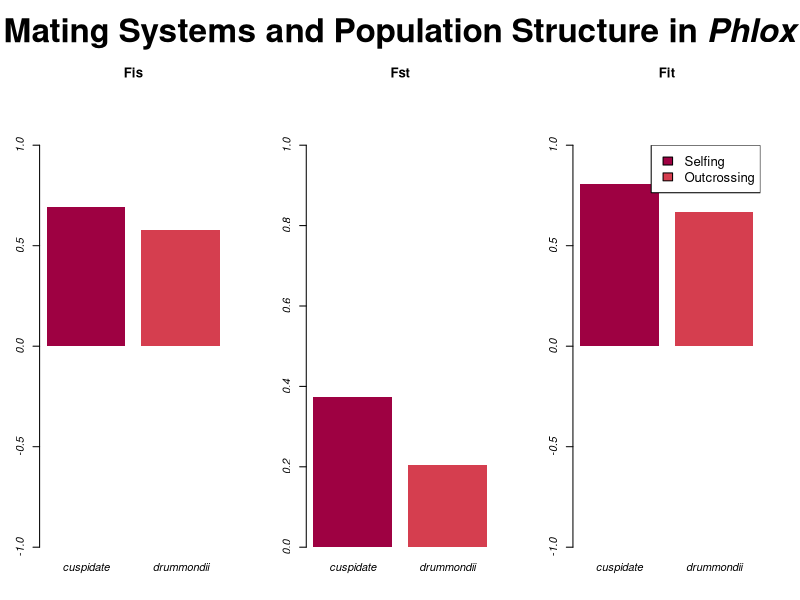

Recreate this plot in R.
# Gates Dupont  #
# 4100 Prelim 2 #
# F18           #
# # # # # # # # #

library(RColorBrewer)


#----Setting up populations----
cuspidate = data.frame(
  subpop = 1:43,
  p = c(rep(1,40), 0.49, 0.83, 0.91), # allele frequency
  H0 = c(rep(0,40), 0.17, 0.06, 0.06)
)

drummondii = data.frame(
  subpop = 1:73,
  p = c(rep(1, 66), 0.86, 0.8, 0.7, 0.96, 0.96, 0.73, 0.91),
  H0 = c(rep(0, 66), 0.06, 0.12, 0.2, 0.03, 0.09, 0.15, 0.06)
)

#------------------------------------QUESTION 2a------------------------------------

#----Calculating expected H----
cuspidate$He = 2 * cuspidate$p * (1-cuspidate$p)
drummondii$He = 2 * drummondii$p * (1-drummondii$p)

#----H stats for each pop----
H0.c = mean(cuspidate$H0) # Observed H
Hs.c = mean(cuspidate$He) # Metapopulation (total) expected H
p.bar.c = mean(cuspidate$p)
Ht.c = 2 * p.bar.c * (1-p.bar.c)

H0.d = mean(drummondii$H0) 
Hs.d = mean(drummondii$He)
p.bar.d = mean(drummondii$p)
Ht.d = 2 * p.bar.d * (1-p.bar.d)

#----cuspidate F stats----
Fis.c = 1 - (H0.c / Hs.c) # Within-subpop H
Fst.c = 1 - (Hs.c / Ht.c) # Metapop H
Fit.c = 1 - (H0.c / Ht.c) # Total / at both levels
Fit.c.check = Fis.c + Fst.c - Fis.c * Fst.c # Math check
round(Fit.c.check, digits=4) == round(Fit.c, digits=4)
round((1-Fit.c), digits=4) == round(((1-Fis.c)*(1-Fst.c)), digits=4) # Second check

#----drummondii F stats----
Fis.d = 1 - (H0.d / Hs.d)
Fst.d = 1 - (Hs.d / Ht.d)
Fit.d = 1 - (H0.d / Ht.d)
Fit.d.check = Fis.d + Fst.d - Fis.d * Fst.d 
round(Fit.d.check, digits=4) == round(Fit.d, digits=4)
round((1-Fit.d), digits=4) == round(((1-Fis.d)*(1-Fst.d)), digits=4) # Second check

#----plotting----
par(mfrow=c(1,3), mar=c(4,3,11,3))
barplot(c(Fis.c, Fis.d), names.arg = c("cuspidate", "drummondii"), font=3, main="Fis", ylim=c(-1,1), col = brewer.pal(n = 10, name = 'Spectral'), border=NA)
barplot(c(Fst.c, Fst.d), names.arg = c("cuspidate", "drummondii"), font=3, main="Fst", ylim=c(0,1), col =  brewer.pal(n = 10, name = 'Spectral'), border=NA)
barplot(c(Fit.c, Fit.d), names.arg = c("cuspidate", "drummondii"), font=3, main="Fit", ylim=c(-1,1), col =  brewer.pal(n = 10, name = 'Spectral'), border=NA)
legend("topright",  fill = brewer.pal(n = 10, name = 'Spectral')[1:2], legend = c("Selfing", "Outcrossing"), cex=1.2)
mtext(expression(paste(bold("Mating Systems and Population Structure in"), bolditalic(" Phlox"))), 
      side = 3, line = -4, outer = TRUE, cex=2)
#dev.off()

#------------------------------------QUESTION 2b------------------------------------

#----Calculating Nem----
Ne_m.d = 0.25*((1/Fst.d)-1)
Ne_m.d2 = (1-Fst.d)/(4*Fst.d)

#------------------------------------QUESTION 2c------------------------------------

#----Calculating Ne----
Ne.d = Ne_m.d/0.1

#------------------------------------QUESTION 2d------------------------------------

#----Calculating Ne----
Ne.d.2 = Ne_m.d/(0.1*10)
